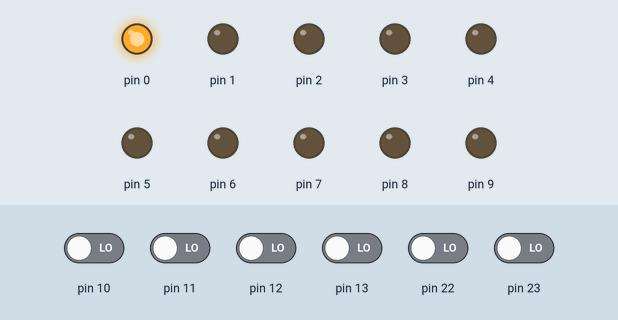
Recording of a sketch running on a simulated Arduino Uno, built with avr-gcc and run on an emulated ATmega328P. Parts: output pins drawn as LEDs (lit = HIGH). Inputs (shaded band) come from the test bench; at power-on: pin 10–13, pin 22, pin 23 LOW.

Above: at 0.1 s.
Timing chart, 0 to 1.6 s (numbered marks = the images above):
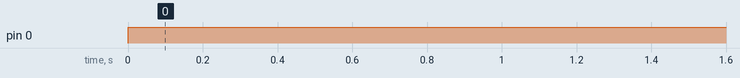

The sketch:

week1_ex2.ino
```cpp
unsigned int a=0b000000001;
void setup()
{
  DDRD = 0b11111111;
  DDRB = 0b00000011;
}
void loop()
{
  PORTD = a;
  delay(400);
  if (PINB==0b00000001&&a!=0b10000000)
  a=a<<1;
  if (PINB==0b00000010&&a!=0b00000001)
  a=a>>1;
}
```

Measured:
- by itself, pin 0: LOW → HIGH at 0.00 s
